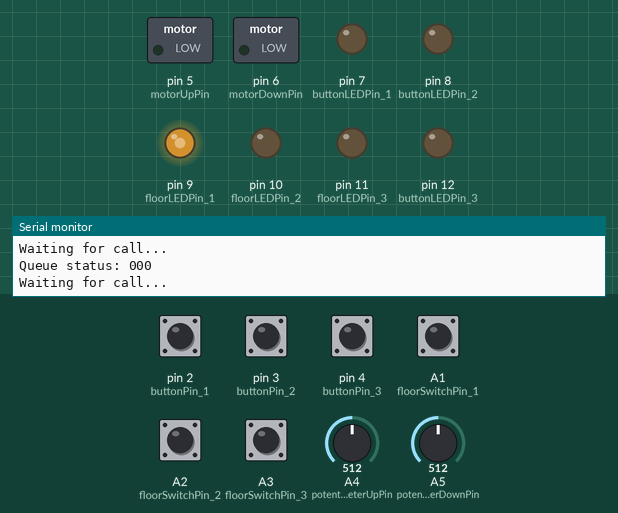
This sketch was run on a simulated Arduino Uno, built with avr-gcc and run on an emulated ATmega328P. On the bench: switched loads named in the sketch (green lamp = pin HIGH), output pins drawn as LEDs (lit = HIGH), the last lines printed to the serial monitor. The inputs (shaded band) are chosen by the test bench; at power-on: A1 (floorSwitchPin_1) HIGH, A2 (floorSwitchPin_2), A3 (floorSwitchPin_3), pin 2 (buttonPin_1), pin 3 (buttonPin_2), pin 4 (buttonPin_3) LOW, A4 (potentiometerUpPin) = 512, A5 (potentiometerDownPin) = 512.

Above: at 3.25 s.
3.3 s: pin 2 (buttonPin_1) pulled HIGH for 0.15 s
At 5.2 s:
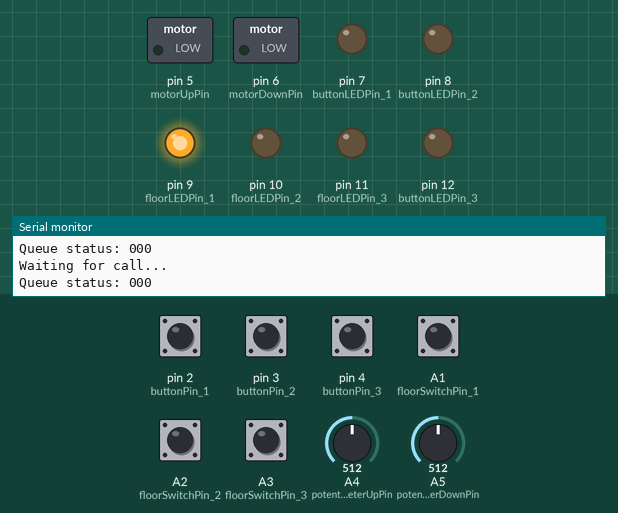
6.3 s: A2 (floorSwitchPin_2) pulled HIGH for 0.15 s
9.3 s: pin 3 (buttonPin_2) pulled HIGH for 0.15 s
At 10.4 s:
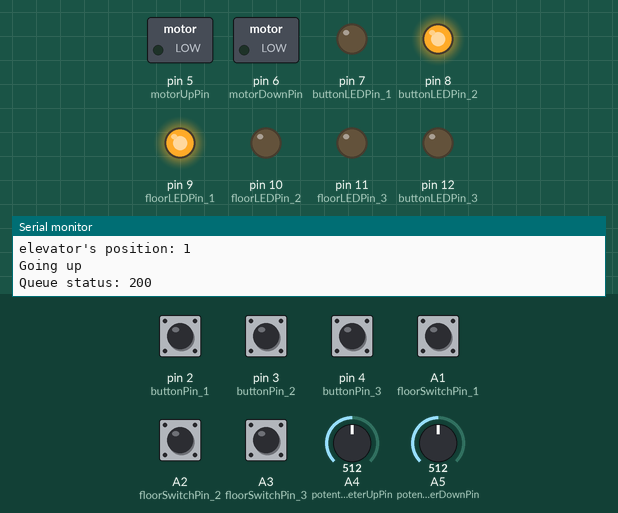
10.9 s: A1 (floorSwitchPin_1) pulled LOW for 1 s
13.9 s: A4 (potentiometerUpPin) set to 716
At 15.1 s:
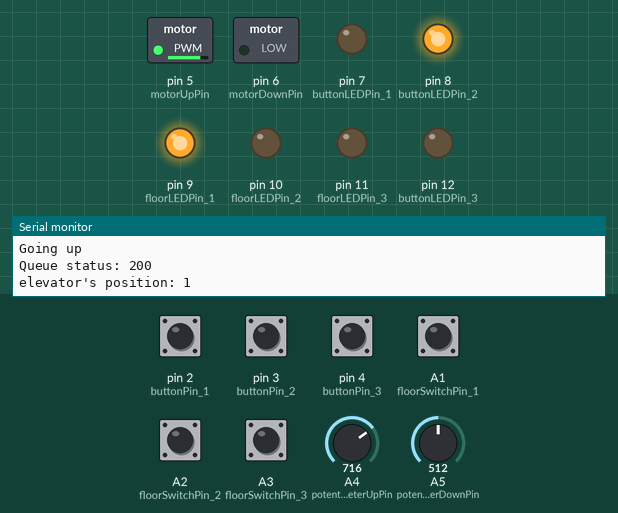
15.4 s: A3 (floorSwitchPin_3) pulled HIGH for 0.15 s
At 15.56 s:
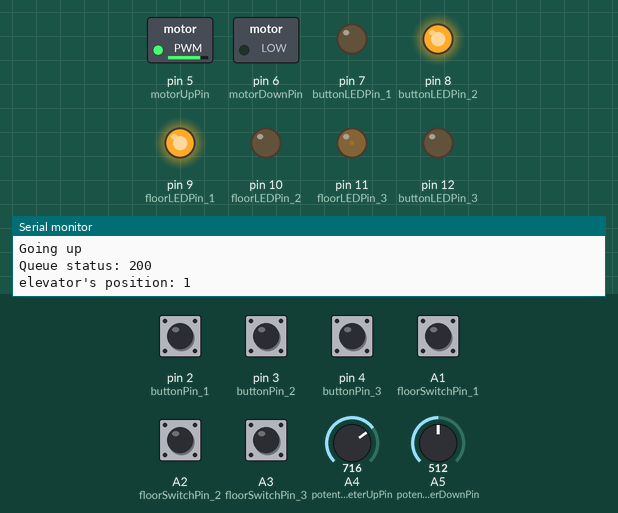
Timing chart, 0 to 18.1 s (numbered marks = the images above; inputs shaded):
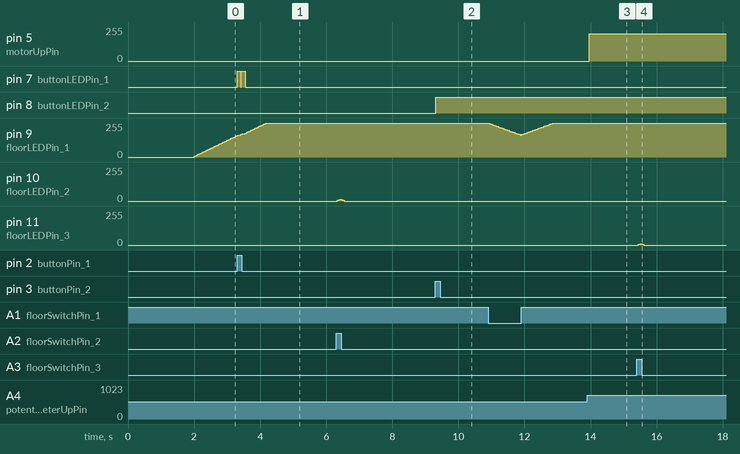

Measured:
- after the input at 3.3 s, pin 7 (buttonLEDPin_1): alternates HIGH for 0.11 s and LOW for 0.02 s, 4 changes in all, then stays LOW, starting at once
- after the input at 9.3 s, pin 8 (buttonLEDPin_2): LOW → HIGH at once
- after the input at 13.9 s, pin 5 (motorUpPin): 0/255 → 204/255 after 0.06 s
- after the input at 15.4 s, pin 11 (floorLEDPin_3): 0/255 → 5/255 after 0.05 s, → 10/255 0.06 s later, → 5/255 0.06 s later, → 0/255 0.06 s later

The sketch:

elevator.ino
```cpp
// An elevator that understands queued calls.
// It's an index-one based system because 0 is needed to reflect an empty space on the queue. Ground floor is 1, first floor is 2, and so on

// Buttons - for calling the elevator from each floor.
const int buttonPin_1 = 2;
const int buttonPin_2 = 3;
const int buttonPin_3 = 4;
const int buttonPinArray[] = {buttonPin_1, buttonPin_2, buttonPin_3};

// Button Lights - LEDs to indicate each floor the elevator has been called to.
const int buttonLEDPin_1 = 7;
const int buttonLEDPin_2 = 8;
const int buttonLEDPin_3 = 12;
const int buttonLEDPinArray[] = {buttonLEDPin_1, buttonLEDPin_2, buttonLEDPin_3};

// Elevator Lights - LEDs to indicate in which floor the elevator is. Need to be connected to PWM~ pins for fade effect
const int floorLEDPin_1 = 9;
const int floorLEDPin_2 = 10;
const int floorLEDPin_3 = 11;
const int floorLEDPinArray[] = {floorLEDPin_1, floorLEDPin_2, floorLEDPin_3};
int floorLEDValueArray[] = {0,0,0};
const int fadeStep = 5, fadePeriod = 30;
unsigned long fadePreviousMillis = 0;

// Floor switches - Indicates when the elevator arrived to each floor
const int floorSwitchPin_1 = A1;
const int floorSwitchPin_2 = A2;
const int floorSwitchPin_3 = A3;
const int floorSwitchPinArray[] = {floorSwitchPin_1, floorSwitchPin_2, floorSwitchPin_3};
int floorSwitchValue_1 = LOW;

// Motor direction
const int motorUpPin = 5; // Clockwise means up
const int motorDownPin = 6; // Counter clockwise means down

// Potentiometers - Allows to live-tweak motor speeds
const int potentiometerUpPin = A4;
const int potentiometerDownPin = A5;
int motorUpSpeed = 0;
int motorDownSpeed = 0;

// Logic elements
const int queueSize = 3; // Equal to the number of floors
int elevatorQueue[queueSize]; // Initializes an array representing the queue
int elevatorPosition = 0; // Current floor the elevator is in
int destinationFloor = 0; // Next floor the elevator has to go to
bool direction = 0;

// Functions
void addToQueue(int floorNumber) {
  /*
  Receives a floorNumber and loops through elevatorQueue searching for it.
  If it is not there, floorNumber is added in elevatorQueue's first available position.
  Then, turn on floorNumber's corresponding floor LED
  */

  // Check if floorNumber is already in queue
  for (int i = 0; i < queueSize; i++) {
    if (elevatorQueue[i] == floorNumber) {
      return;
    }
  }

  // Find first empty slot and add floorNumber
  for (int i = 0; i < queueSize; i++) {
    if (elevatorQueue[i] == 0) { // Search for the first 0 in the queue
      elevatorQueue[i] = floorNumber; // Replace it for floorNumber
      digitalWrite(buttonLEDPinArray[floorNumber - 1], HIGH); // Turn on LED indicating button call
      return;
    }
  }
}

void moveElevator() {
  /*
  Receives the first item in elevatorQueue and tells the motor which direction to go until it reaches the right floor
  Then, it removes the first item in queue and moves every other item one step forward
  */

  // If the queue is empty, wait
  if (destinationFloor == 0) {
    Serial.println("Waiting for call...");
    return;
  }

  // Otherwise, start moving
  Serial.print("elevator's position: ");
  Serial.println(elevatorPosition);

  int targetFloorSwitchValue = digitalRead(floorSwitchPinArray[destinationFloor - 1]);

  if (targetFloorSwitchValue == 0) { // if the corresponding floorSwitch isnt' triggered
    if (direction) {
      Serial.println("Going up");
      analogWrite(motorDownPin,0);
      analogWrite(motorUpPin,motorUpSpeed);
    } else {
      Serial.println("Going down");
      analogWrite(motorUpPin,0);
      analogWrite(motorDownPin,motorDownSpeed);
    }
  } else if (targetFloorSwitchValue == 1) {
    Serial.println("Turning off motor...");
    analogWrite(motorUpPin,0);
    analogWrite(motorDownPin,0);
    Serial.println("...and opening doors");

    digitalWrite(buttonLEDPinArray[destinationFloor - 1],LOW); // Turn off floor's buttonLED

    elevatorPosition = destinationFloor;

    // Remove first item from the queue and move the rest one position forward
    for (int i = 0; i < queueSize - 1; i++) {
      elevatorQueue[i] = elevatorQueue[i + 1];
    }
    elevatorQueue[queueSize - 1] = 0; // Last position is always empty

    // delay(2000); // TODO: This interferes with floor LED lights, so I need to adapt this function to millis() too
  }
}

void setup() {
  Serial.begin(9600);

  pinMode(buttonPin_1,INPUT);
  pinMode(buttonPin_2,INPUT);
  pinMode(buttonPin_3,INPUT);

  pinMode(buttonLEDPin_1,OUTPUT);
  pinMode(buttonLEDPin_2,OUTPUT);
  pinMode(buttonLEDPin_3,OUTPUT);
  digitalWrite(buttonLEDPin_1,LOW);
  digitalWrite(buttonLEDPin_2,LOW);
  digitalWrite(buttonLEDPin_3,LOW);

  pinMode(floorLEDPin_1,OUTPUT);
  pinMode(floorLEDPin_2,OUTPUT);
  pinMode(floorLEDPin_3,OUTPUT);
  digitalWrite(floorLEDPin_1,LOW);
  digitalWrite(floorLEDPin_2,LOW);
  digitalWrite(floorLEDPin_3,LOW);

  pinMode(floorSwitchPin_1, INPUT);
  pinMode(floorSwitchPin_2, INPUT);
  pinMode(floorSwitchPin_3, INPUT);

  pinMode(motorUpPin,OUTPUT);
  pinMode(motorDownPin,OUTPUT);
  analogWrite(motorUpPin,0);
  analogWrite(motorDownPin,0);

  pinMode(potentiometerUpPin,INPUT);
  pinMode(potentiometerDownPin,INPUT);

  delay(2000); // Give the board time to execute the following code, otherwise it just skips it.

  // Move the elevator to ground floor. This ensures the elevator's position wíll be known before starting the loop.
  digitalWrite(buttonLEDPin_1,HIGH); // Turn ground floor light as if the elevator was called
  while (floorSwitchValue_1 == LOW) { // As long as the ground floor switch isn't triggered
    floorSwitchValue_1 = digitalRead(floorSwitchPin_1); // Read switch value
    motorDownSpeed = analogRead(potentiometerDownPin); // Read potentiometer to control speed
    Serial.print("Going to ground floor at speed: ");
    Serial.println(motorDownSpeed);
    analogWrite(motorDownPin,motorDownSpeed); // Turn on motor to go down
  };
  analogWrite(motorDownPin,0); // Stop the motor
  digitalWrite(buttonLEDPin_1,LOW); // Turn ground floor light off
  elevatorPosition = 1; // Sets value to first floor
}

void loop() {
  motorUpSpeed = analogRead(potentiometerUpPin);
  motorDownSpeed = analogRead(potentiometerDownPin);
  destinationFloor = elevatorQueue[0];
  direction = destinationFloor > elevatorPosition ? true : false; // Define motor's direction: true is up, false is down

  // Read buttons
  for (int i = 0; i < queueSize; i++) { // For each floor
    if (digitalRead(buttonPinArray[i]) == HIGH) { // If the button is pressed
      addToQueue(i + 1); // Add that floor to the queue
    }
  }

  // Move the elevator to the next floor in queue
  moveElevator();

  // Elevator position lights fade
  unsigned long fadeCurrentMillis = millis();

  if (fadeCurrentMillis - fadePreviousMillis >= fadePeriod) {
    fadePreviousMillis = fadeCurrentMillis;

    for (int i = 0; i < queueSize; i++) { // For each floor
      // Fade in
      if (digitalRead(floorSwitchPinArray[i]) == HIGH && floorLEDValueArray[i] < 255) { // If the switch is active and the light isn't already on
        floorLEDValueArray[i] += fadeStep;
        analogWrite(floorLEDPinArray[i], floorLEDValueArray[i]);
      }
      // Fade out
      if (digitalRead(floorSwitchPinArray[i]) == LOW && floorLEDValueArray[i] > 0) { // If the switch is NOT active and the light is still on
        floorLEDValueArray[i] -= fadeStep;
        analogWrite(floorLEDPinArray[i], floorLEDValueArray[i]);
      }
    }
  }

  // Print queue status
  Serial.print("Queue status: ");
  for (int i = 0; i < queueSize; i++) {
    Serial.print(elevatorQueue[i]);
  }
  Serial.println();
}
```
